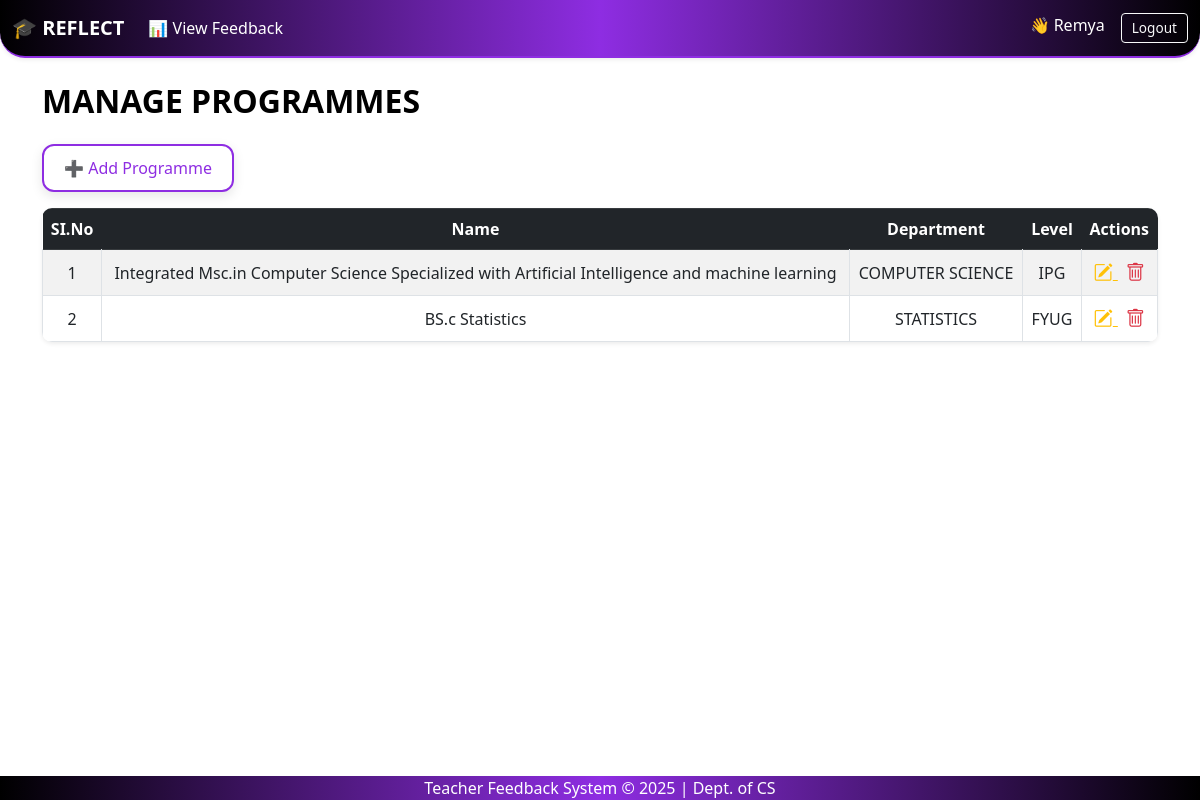
Page /programmes/ (signed in) on the earlier database version.
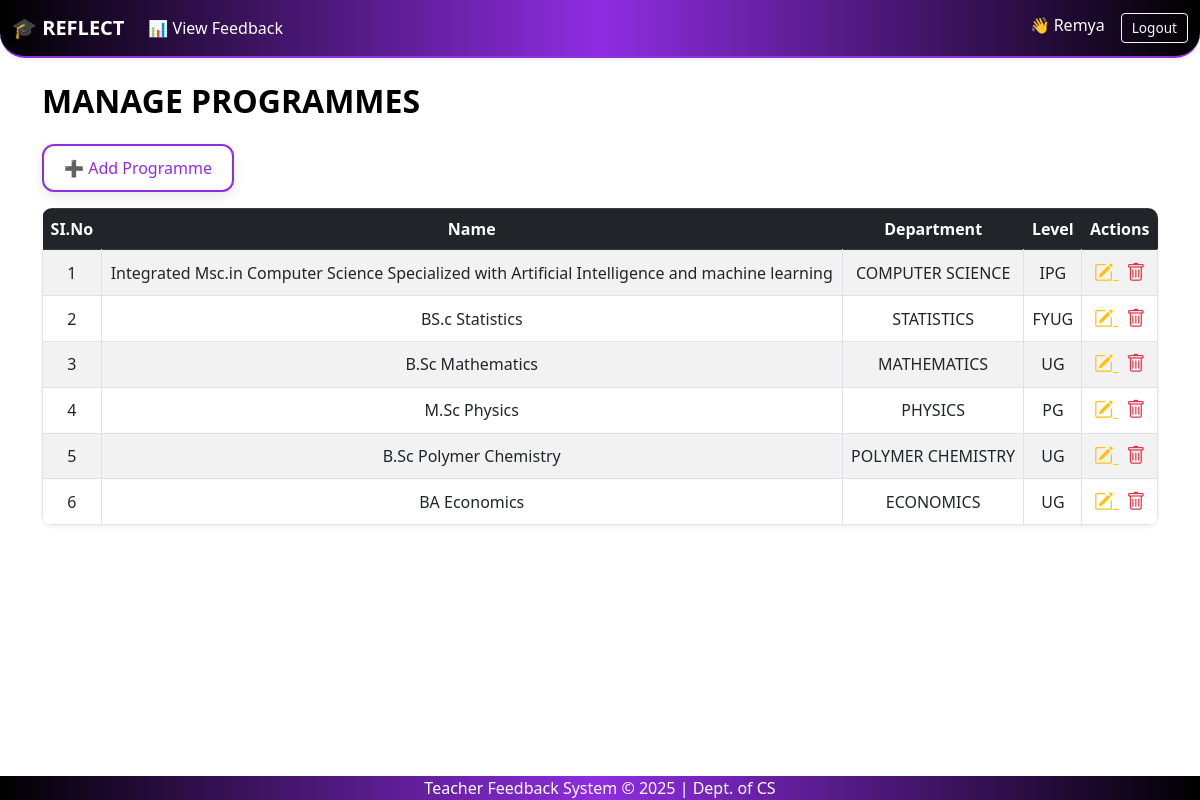
Same page on the later database version.
### feedback_app/models.py (models this page shows, shortened)
class Programme(models.Model):
    pgm_id = models.AutoField(primary_key=True)
    pgm_name = models.CharField(max_length=100)
    dept = models.ForeignKey(Department, on_delete=models.CASCADE)
    level = models.CharField(max_length=50)

class Department(models.Model):
    dept_id = models.AutoField(primary_key=True)
    dept_name = models.CharField(max_length=100)

### feedback_app/views.py (the view)
# urls.py: path('programmes/', views.programme_list, name='programme_list'),
@login_required
def programme_list(request):
    programmes = Programme.objects.all()
    return render(request, 'programme_list.html', {'programmes': programmes})

### feedback_app/context_processors.py (called while the page is built)
def is_admin(request):
    user = request.user
    return {'is_admin': user.is_superuser or user.groups.filter(name='admin').exists()}

def is_hod(request):
    return {'is_hod': request.user.groups.filter(name='hod').exists()}

def is_teacher(request):
    return {'is_teacher': request.user.groups.filter(name='teacher').exists()}

### templates/programme_list.html (shortened to what this page needs)
{% extends 'base.html' %}
{% block content %}
<head>
    <link href="https://cdn.jsdelivr.net/npm/bootstrap-icons@1.10.5/font/bootstrap-icons.css" rel="stylesheet">
</head>
<div class="mb-3">
    <h2 class="mb-4">MANAGE PROGRAMMES</h2>
    <a href="{% url 'add_programme' %}" class="glass-button">➕ Add Programme</a>
</div>
<table class="table table-bordered table-striped shadow-sm">
    <thead class="table-dark">
        <tr>
            <th>SI.No</th>
            <th>Name</th>
            <th>Department</th>
            <th>Level</th>
            <th>Actions</th>
        </tr>
    </thead>
    <tbody>
        {% for p in programmes %}
        {% if p.pgm_id %}
        <tr>
            <td>{{ forloop.counter }}</td>
            <td>{{ p.pgm_name }}</td>
            <td>{{ p.dept.dept_name }}</td>
            <td>{{ p.level }}</td>
            <td>
                <a href="{% url 'edit_programme' p.pgm_id %}" title="Edit" class="text-warning me-2" style="font-size: 1.2rem;">
                    <i class="bi bi-pencil-square"></i>
                </a>
                <form action="{% url 'delete_programme' p.pgm_id %}" method="post" style="display:inline;">
                    <button type="submit" title="Delete" class="text-danger border-0 bg-transparent p-0" style="font-size: 1.2rem;">
                        <i class="bi bi-trash"></i>
                    </button>
                </form>
            </td>
        </tr>
        {% endif %}
        {% empty %}
        <tr><td colspan="5" class="text-center">No programmes found.</td></tr>
        {% endfor %}
    </tbody>
</table>
{% endblock %}

Differences in the rows shown:
added Programme: pgm_name "B.Sc Mathematics", dept.dept_name "MATHEMATICS", level "UG"
added Programme: pgm_name "M.Sc Physics", dept.dept_name "PHYSICS", level "PG"
added Programme: pgm_name "B.Sc Polymer Chemistry", dept.dept_name "POLYMER CHEMISTRY", level "UG"
added Programme: pgm_name "BA Economics", dept.dept_name "ECONOMICS", level "UG"
